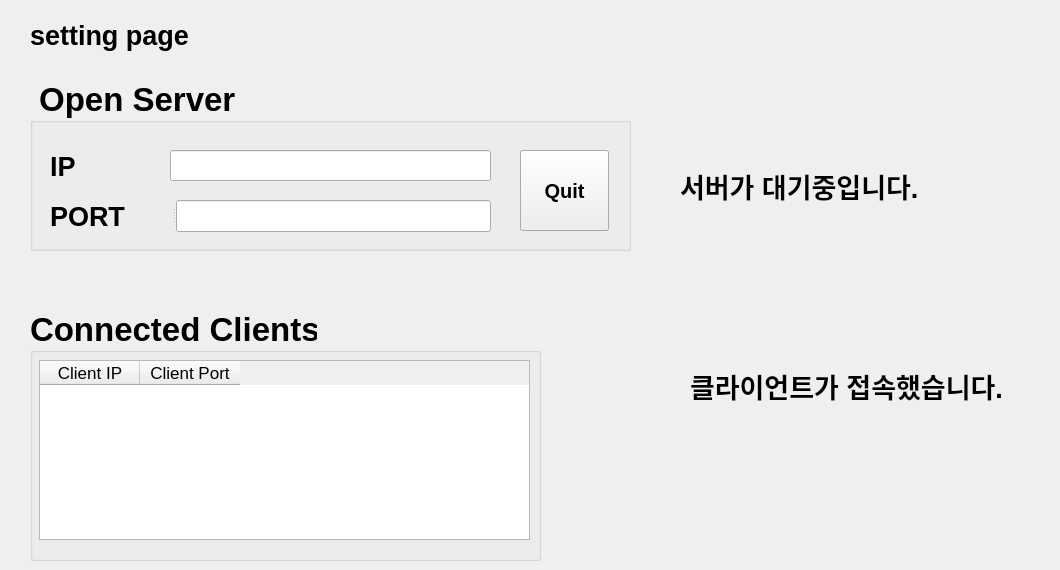
    <widget class="QWidget" name="setting_">
     <widget class="QLabel" name="label_8">
      <property name="geometry">
       <rect>
        <x>30</x>
        <y>10</y>
        <width>161</width>
        <height>51</height>
       </rect>
      </property>
      <property name="font">
       <font>
        <pointsize>20</pointsize>
        <weight>75</weight>
        <bold>true</bold>
       </font>
      </property>
      <property name="text">
       <string>setting page</string>
      </property>
     </widget>
     <widget class="QLabel" name="server_label">
      <property name="geometry">
       <rect>
        <x>680</x>
        <y>160</y>
        <width>371</width>
        <height>51</height>
       </rect>
      </property>
      <property name="font">
       <font>
        <pointsize>20</pointsize>
        <weight>75</weight>
        <bold>true</bold>
       </font>
      </property>
      <property name="text">
       <string>서버가 대기중입니다.</string>
      </property>
     </widget>
     <widget class="QGroupBox" name="groupBox">
      <property name="geometry">
       <rect>
        <x>30</x>
        <y>80</y>
        <width>601</width>
        <height>171</height>
       </rect>
      </property>
      <property name="font">
       <font>
        <pointsize>25</pointsize>
        <weight>75</weight>
        <bold>true</bold>
       </font>
      </property>
      <property name="title">
       <string> Open Server</string>
      </property>
      <widget class="QSplitter" name="splitter_2">
       <property name="geometry">
        <rect>
         <x>20</x>
         <y>120</y>
         <width>441</width>
         <height>32</height>
        </rect>
       </property>
       <property name="orientation">
        <enum>Qt::Horizontal</enum>
       </property>
       <widget class="QLabel" name="label_16">
        <property name="font">
         <font>
          <pointsize>20</pointsize>
          <weight>75</weight>
          <bold>true</bold>
         </font>
        </property>
        <property name="text">
         <string>PORT</string>
        </property>
       </widget>
       <widget class="QLineEdit" name="port_input">
        <property name="font">
         <font>
          <pointsize>15</pointsize>
          <weight>75</weight>
          <bold>true</bold>
         </font>
        </property>
       </widget>
      </widget>
      <widget class="QLabel" name="label_14">
       <property name="geometry">
        <rect>
         <x>20</x>
         <y>70</y>
         <width>121</width>
         <height>32</height>
        </rect>
       </property>
       <property name="font">
        <font>
         <pointsize>20</pointsize>
         <weight>75</weight>
         <bold>true</bold>
        </font>
       </property>
       <property name="text">
        <string>IP    </string>
       </property>
      </widget>
      <widget class="QLineEdit" name="ip_input">
       <property name="geometry">
        <rect>
         <x>140</x>
         <y>70</y>
         <width>321</width>
         <height>31</height>
        </rect>
       </property>
       <property name="font">
        <font>
         <pointsize>15</pointsize>
         <weight>75</weight>
         <bold>true</bold>
        </font>
       </property>
       <property name="text">
        <string/>
       </property>
      </widget>
      <widget class="QPushButton" name="connect_button">
       <property name="geometry">
        <rect>
         <x>490</x>
         <y>70</y>
         <width>89</width>
         <height>81</height>
        </rect>
       </property>
       <property name="font">
        <font>
         <pointsize>15</pointsize>
         <weight>75</weight>
         <bold>true</bold>
        </font>
       </property>
       <property name="text">
        <string>Connect</string>
       </property>
      </widget>
      <widget class="QPushButton" name="quit_button">
       <property name="geometry">
        <rect>
         <x>490</x>
         <y>70</y>
         <width>89</width>
         <height>81</height>
        </rect>
       </property>
       <property name="font">
        <font>
         <pointsize>15</pointsize>
         <weight>75</weight>
         <bold>true</bold>
        </font>
       </property>
       <property name="text">
        <string>Quit</string>
       </property>
      </widget>
     </widget>
     <widget class="QLabel" name="client_label">
      <property name="geometry">
       <rect>
        <x>690</x>
        <y>360</y>
        <width>361</width>
        <height>51</height>
       </rect>
      </property>
      <property name="font">
       <font>
        <pointsize>20</pointsize>
        <weight>75</weight>
        <bold>true</bold>
       </font>
      </property>
      <property name="text">
       <string>클라이언트가 접속했습니다.</string>
      </property>
     </widget>
     <widget class="QGroupBox" name="groupBox_2">
      <property name="geometry">
       <rect>
        <x>30</x>
        <y>310</y>
        <width>511</width>
        <height>251</height>
       </rect>
      </property>
      <property name="font">
       <font>
        <pointsize>25</pointsize>
        <weight>75</weight>
        <bold>true</bold>
       </font>
      </property>
      <property name="title">
       <string>Connected Clients</string>
      </property>
      <widget class="QTableWidget" name="client_table">
       <property name="geometry">
        <rect>
         <x>9</x>
         <y>50</y>
         <width>491</width>
         <height>180</height>
        </rect>
       </property>
       <property name="sizePolicy">
        <sizepolicy hsizetype="Expanding" vsizetype="Expanding">
         <horstretch>0</horstretch>
         <verstretch>0</verstretch>
        </sizepolicy>
       </property>
       <property name="font">
        <font>
         <pointsize>13</pointsize>
         <weight>50</weight>
         <bold>false</bold>
        </font>
       </property>
       <attribute name="verticalHeaderDefaultSectionSize">
        <number>35</number>
       </attribute>
       <column>
        <property name="text">
         <string>Client IP</string>
        </property>
       </column>
       <column>
        <property name="text">
         <string>Client Port</string>
        </property>
       </column>
      </widget>
     </widget>
    </widget>
